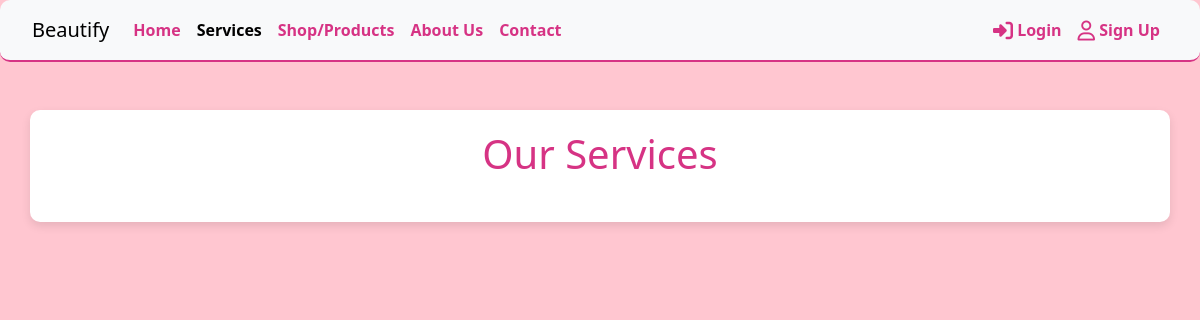
/services/, run on an earlier commit of the app's database.
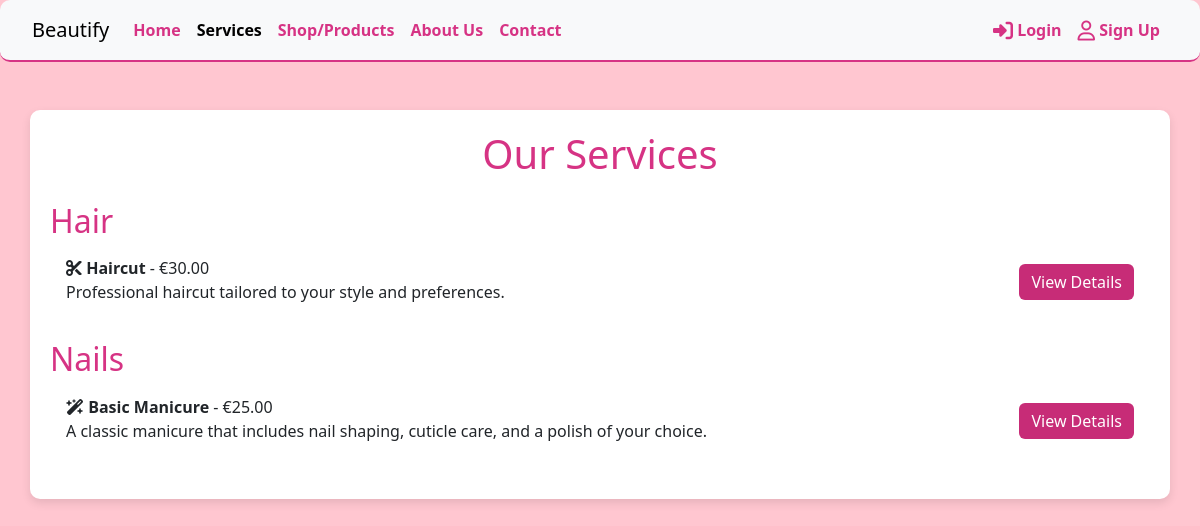
And on a later commit of the database.
### services/models.py (models this page shows, shortened)
class Category(models.Model):
    name = models.CharField(max_length=100)
    class Meta:
        verbose_name = "Service Category"
        verbose_name_plural = "Service Categories"

class Service(models.Model):
    category = models.ForeignKey(Category, on_delete=models.CASCADE, null=True)
    name = models.CharField(max_length=200)
    description = models.TextField(blank=True, default="")
    price = models.DecimalField(max_digits=10, decimal_places=2)
    duration = models.IntegerField(help_text="Duration in minutes", null=True, blank=True)
    image = models.ImageField(upload_to='services/', blank=True, default="default.jpg")
    special_offer = models.CharField(max_length=255, blank=True, null=True)

### services/views.py (the view)
# urls.py: path('', views.service_list, name="service_list"),
def service_list(request):
    categories = Category.objects.all()
    services = Service.objects.all()
    template = 'services/service_list.html'
    context = {'services': services, 'categories': categories}
    return render(request, template, context)

### services/templates/services/service_list.html
{% extends 'base.html' %}
{% load static %}
{% block content %}
<div class="container mt-5">
    <h1 class="text-center mb-4">Our Services</h1>
    {% for category in categories %}
        <h2 class="mt-4">{{ category.name }}</h2>
        <ul class="list-group mb-4">
            {% for service in services %}
                {% if service.category == category %}
                    <li class="list-group-item d-flex justify-content-between align-items-center">
                        <div>
                            <strong>{% if service.category.name == 'Hair' %}<i class="fa-solid fa-scissors"></i>
                            {% elif service.category.name == 'Nails' %}<i class="fa-solid fa-wand-magic-sparkles"></i>
                            {% endif %} {{ service.name }}</strong> - €{{ service.price }}
                            <p class="mb-1">{{ service.description|truncatewords:20 }}</p>
                        </div>
                        <a href="{% url 'service_detail' service.id %}" class="btn btn-service">View Details</a>
                    </li>
                {% endif %}
            {% endfor %}
        </ul>
    {% endfor %}
</div>
{% endblock %}

### templates/base.html (shortened to what this page needs)
{% load static %}
<!doctype html>
<html lang="en">
  <head>
    {% block core_css %}
    <link href="https://cdn.jsdelivr.net/npm/bootstrap@5.3.3/dist/css/bootstrap.min.css" rel="stylesheet">
    <link rel="stylesheet" href="{% static 'css/styles.css' %}">
    {% endblock %}
  </head>
  <body>
    <header>
        <nav class="navbar navbar-expand-lg navbar-light bg-light">
            <div class="container-fluid">
              <a class="navbar-brand" href="{% url 'home' %}">Beautify</a>
              <div class="collapse navbar-collapse" id="navbarSupportedContent">
                <ul class="navbar-nav me-auto mb-2 mb-lg-0">
                  <li class="nav-item">
                    <a class="nav-link {% if request.path == "/" %}active{% endif %}" aria-current="page" href="{% url 'home' %}">Home</a>
                  </li>
                  <li class="nav-item">
                    <a class="nav-link {% if request.path == "/services/" %}active{% endif %}" aria-current="page" href="{% url 'service_list' %}">Services</a>
                  </li>
                  <li class="nav-item">
                    <a class="nav-link" aria-current="page" href="#">Shop/Products</a>
                  </li>
                  <li class="nav-item">
                    <a class="nav-link" aria-current="page" href="#">About Us</a>
                  </li>
                  <li class="nav-item">
                    <a class="nav-link" aria-current="page" href="#">Contact</a>
                  </li>
                </ul>
                <ul class="navbar-nav ml-auto">
                  {% if user.is_authenticated %}
                  <li class="nav-item">
                    <a class="nav-link {% if request.path == "/accounts/logout/" %}active{% endif %}" href="{% url 'account_logout'%}"><i class="fa-solid fa-right-from-bracket"></i> Logout</a>
                  </li>
                  <li class="nav-item">
                    <a class="nav-link" href="#"><i class="fa-regular fa-user fa-lg"></i> Profile</a>
                  </li>
                  <li class="nav-item">
                    <a class="nav-link" href="#"><i class="fas fa-shopping-cart fa-lg"></i> Cart</a>
                  </li>
                  {% else %}
                  <li class="nav-item">
                    <a class="nav-link {% if request.path == "/accounts/login/" %}active{% endif %} " href="{% url 'account_login' %}"><i class="fa-solid fa-right-to-bracket fa-lg"></i> Login</a>
                  </li>
                  <li class="nav-item">
                    <a class="nav-link {% if request.path == "/accounts/signup/" %}active{% endif %} " href="{% url 'account_signup' %}"><i class="fa-regular fa-user fa-lg"></i> Sign Up</a>
                  </li>
                  {% endif %}
                </ul>
              </div>
            </div>
          </nav>
    </header>
    {% block content %}
    {% endblock  %}
  </body>
</html>

### static/css/styles.css (style rules this page uses)
body { background-color: rgba(255, 192, 203, 0.9) !important; }
.container { background-color: white; border-radius: 10px; box-shadow: 0 4px 10px rgba(0, 0, 0, 0.1); padding: 20px; }
h1, h2 { color: #d63384 !important; }
.list-group-item { border: none !important; }
.btn-service { background-color: #c72c77; color: white; border: none; }
.navbar { background-color: rgba(255, 192, 203, 0.9); border-bottom: 2px solid #d63384; border-radius: 10px; padding: 10px 20px; }
.navbar .nav-link { color: #d63384; font-weight: bold; border-radius: 5px; }

What changed in the data, as far as the page shows it:
added Category: name "Hair"
added Service: name "Haircut", price "30.00", description "Professional haircut tailored to your style and preferences.", shown under "Hair"
added Category: name "Nails"
added Service: name "Basic Manicure", price "25.00", description "A classic manicure that includes nail shaping, cuticle care, and a polish of your choice.", shown under "Nails"
